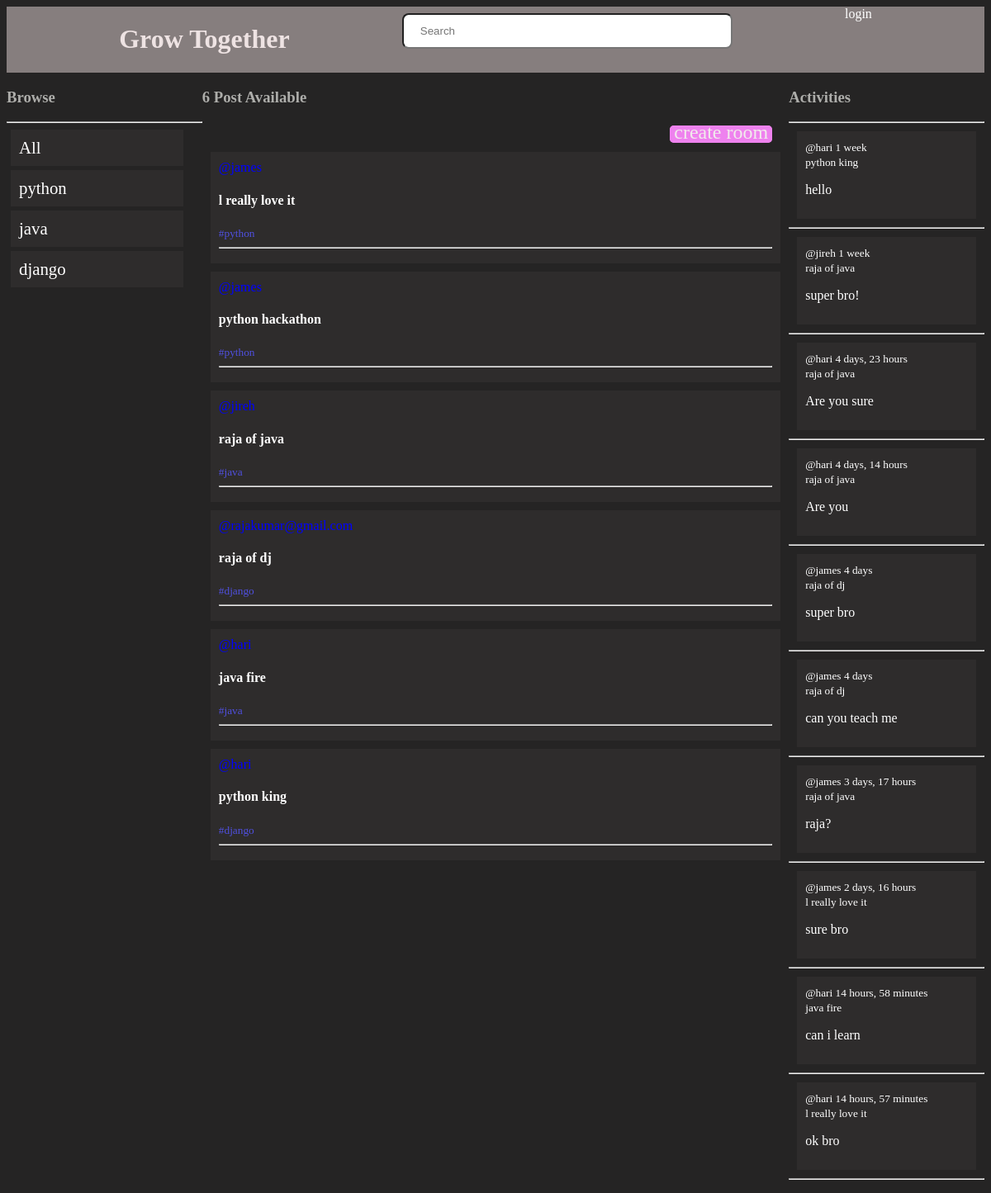
The page / on the database its author committed.
### app1/models.py (models this page shows, shortened)
class topic(models.Model):
    name =models.CharField(max_length=200)

class room(models.Model): #python calss to model
    host=models.ForeignKey(User,on_delete=models.SET_NULL,null=True)
    top=models.ForeignKey(topic,on_delete=models.SET_NULL,null=True)
    name=models.CharField(max_length=200)
    description=models.TextField(null=True,blank=True) #null=True which can make it blank .if instance not create.blank if save form it wiil be blank
    update= models.DateTimeField(auto_now=True) #take freq timestamp
    create=models.DateTimeField(auto_now_add=True)#first create timestamp
    class Meta:
        ordering=['-update','-create'] #descending - so newest first
    def __str__(self): #create Rome string
        return self.name

class Message(models.Model):
    user=models.ForeignKey(User,on_delete=models.CASCADE)
    room=models.ForeignKey(room,on_delete=models.CASCADE) #models.SET_NULL-->mesg not del if room del. models.cascade msg del
    body=models.TextField()
    update=models.DateTimeField(auto_now=True)
    create=models.DateTimeField(auto_now_add=True)

### app1/views.py (the view)
# urls.py: 2. Add a URL to urlpatterns:  path('', Home.as_view(), name='home')
def Home(request):
    q=request.GET.get('q') if request.GET.get('q') else ''
    val=room.objects.filter(Q(top__name__icontains=q) | Q(name__icontains=q) )#Q for & | keys parent (topic) class name noncase sense=i contain q value
    val1=topic.objects.all()
    coun=val.count()
    recent=Message.objects.filter(Q(room__top__name__icontains=q))
    value={'value':val,'val1':val1,'count':coun,'recent':recent}
    return render(request,'app1/home.html',value)

### app1/templates/app1/home.html (shortened to what this page needs)
{% extends 'main.html' %}
{%  block content %}
       <div class="container">
        <div>
        {% include 'app1/topics.html' %}
       </div>
       <div>
        <h3>{{count}} Post Available </h3>
        <div class="box">
        <span class="bo">
        <a id="tex1" href="create-room">create room </a></span></div>
        {% include 'app1/posts.html' %}
    </div>
     <div>
        {% include 'app1/activity.html' %}
     </div>
</div>
{% endblock content %}

### app1/templates/app1/topics.html (shortened to what this page needs)
<!DOCTYPE html>
<h3>
    Browse
</h3>
<hr>
<a id="tex" href="{% url 'home' %}">
<div class="list">
    All
</div>
</a>
{% for topic in val1  %}
<a id="tex" href="{% url 'home' %}?q={{topic.name}}">
 <div class="list">
    {{topic.name}}
 </div>
</a>
{% endfor %}

### app1/templates/app1/posts.html (shortened to what this page needs)
<div >
    {% for  e in value %}
    <div class="cont">
    <a id="col" href="{% url 'profile' e.host.id %}"> @{{ e.host.username}}</a>
    <a href="root/{{e.id}}">
     <h4>  {{e.name}}</h4>
     <small id="col1">#{{e.top.name}}</small>
     <hr>
    </div>
    {% endfor %}
</div>

### app1/templates/app1/activity.html (shortened to what this page needs)
<h3>Activities</h3>
<hr>
{% for m in recent %}
<div class="contactive">
    <small id="user">@{{m.user}} {{ m.create | timesince }}</small>
    <br>
    <small id="user">{{m.room}}</small>
    <p id="user">{{ m.body }}
</div>
<hr>
{% endfor %}

### static/styles/main.css (style rules this page uses)
body { background-color: rgb(37, 36, 36); }

### app1/templates/app1/home.html (style rules this page uses)
.container { display:grid; grid-template-columns: 1fr 3fr 1fr; }
.box { background-color:rgb(37, 36, 36); text-align: right; }
.bo { background-color: violet; border: 2px solid violet; left: 500; margin-right: 20px; border-radius: 5px; }
#tex1 { padding: 3px; color:rgb(241, 235, 235); font-size: 1.5em; }

### app1/templates/app1/topics.html (style rules this page uses)
h3 { color: rgb(173, 173, 170); }
.list { display: block; width: 80%; padding: 10px; margin: 5px; background-color: rgb(46, 44, 44); font-size: 1.3em; color:white ; }
#tex { color: white; text-decoration: none; }

### app1/templates/app1/posts.html (style rules this page uses)
a { text-decoration: none; color: white; }
#col { color: blue; }
#col1 { color: rgb(80, 80, 224); }
.cont { background-color: rgb(46, 44, 44); padding: 10px; margin: 10px; }

### app1/templates/app1/activity.html (style rules this page uses)
.contactive { background-color: rgb(46, 44, 44); padding: 10px; margin: 10px; }
#user { color: white; }

### rows shown on the page
topic: name "python"
topic: name "java"
topic: name "django"
room: name "l really love it", top.name "python"
room: name "python hackathon", top.name "python"
room: name "raja of java", top.name "java"
room: name "raja of dj", top.name "django"
room: name "java fire", top.name "java"
room: name "python king", top.name "django"
Message: user "hari", create "1 week", room "python king", body "hello"
Message: user "jireh", create "1 week", room "raja of java", body "super bro!"
Message: user "hari", create "4 days, 23 hours", room "raja of java", body "Are you sure"
Message: user "hari", create "4 days, 14 hours", room "raja of java", body "Are you"
Message: user "james", create "4 days", room "raja of dj", body "super bro"
Message: user "james", create "4 days", room "raja of dj", body "can you teach me"
Message: user "james", create "3 days, 17 hours", room "raja of java", body "raja?"
Message: user "james", create "2 days, 16 hours", room "l really love it", body "sure bro"
Message: user "hari", create "14 hours, 58 minutes", room "java fire", body "can i learn"
Message: user "hari", create "14 hours, 57 minutes", room "l really love it", body "ok bro"

### other values the page prints
{{ count }} "6"
